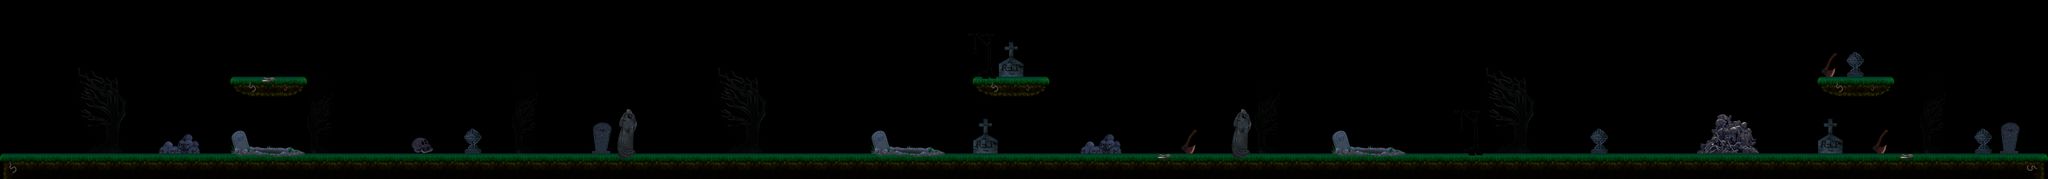

Tiled map render using the project's own tile images. Description and the whole map definition, tile-layer contents included, below:
An orthogonal 80x7 tile map with 128x128 px tiles, 4 tile layers (trees, skull, ground, tomb).

<map version="1.0" orientation="orthogonal" renderorder="left-up" width="80" height="7" tilewidth="128" tileheight="128" nextobjectid="1">
 <tileset firstgid="1" name="level2" tilewidth="128" tileheight="128" tilecount="54" columns="9">
  <image source="level2.png" trans="ffffff" width="1152" height="768" />
 </tileset>
 <layer name="trees" width="80" height="7">
  <data encoding="csv">
0,0,0,0,0,0,0,0,0,0,0,0,0,0,0,0,0,0,0,0,0,0,0,0,0,0,0,0,0,0,0,0,0,0,0,0,0,0,0,0,0,0,0,0,0,0,0,0,0,0,0,0,0,0,0,0,0,0,0,0,0,0,0,0,0,0,0,0,0,0,0,0,0,0,0,0,0,0,0,0,
0,0,0,0,0,0,0,0,0,0,0,0,0,0,0,0,0,0,0,0,0,0,0,0,0,0,0,0,0,0,0,0,0,0,0,0,0,0,0,0,0,0,0,0,0,0,0,0,0,0,0,0,0,0,0,0,0,0,0,0,0,0,0,0,0,0,0,0,0,0,0,0,0,0,0,0,0,0,0,0,
0,0,0,26,0,0,0,0,0,0,0,0,0,0,0,0,0,0,0,0,0,0,0,0,0,0,0,0,26,0,0,0,0,0,0,0,0,0,0,0,0,0,0,0,0,0,0,0,0,0,0,0,0,0,0,0,0,0,26,0,0,0,0,0,0,0,0,0,0,0,0,0,0,0,0,0,0,0,0,0,
0,0,0,35,36,0,0,0,0,0,0,0,34,0,0,0,0,0,0,0,34,0,0,0,0,0,0,0,35,36,0,0,0,0,0,0,0,0,0,0,0,0,0,0,0,0,0,0,0,34,0,0,0,0,0,0,0,0,35,36,0,0,0,0,0,0,0,0,0,0,0,0,0,0,0,34,0,0,0,0,
0,0,0,44,45,0,0,0,0,0,0,0,43,0,0,0,0,0,0,0,43,0,0,0,0,0,0,0,44,45,0,0,0,0,0,0,0,0,0,0,0,0,0,0,0,0,0,0,0,43,0,0,0,0,0,0,0,0,44,45,0,0,0,0,0,0,0,0,0,0,0,0,0,0,0,43,0,0,0,0,
0,0,0,53,54,0,0,0,0,0,0,0,52,0,0,0,0,0,0,0,52,0,0,0,0,0,0,0,53,54,0,0,0,0,0,0,0,0,0,0,0,0,0,0,0,0,0,0,0,52,0,0,0,0,0,0,0,0,53,54,0,0,0,0,0,0,0,0,0,0,0,0,0,0,0,52,0,0,0,0,
0,0,0,0,0,0,0,0,0,0,0,0,0,0,0,0,0,0,0,0,0,0,0,0,0,0,0,0,0,0,0,0,0,0,0,0,0,0,0,0,0,0,0,0,0,0,0,0,0,0,0,0,0,0,0,0,0,0,0,0,0,0,0,0,0,0,0,0,0,0,0,0,0,0,0,0,0,0,0,0
</data>
 </layer>
 <layer name="skull" width="80" height="7">
  <data encoding="csv">
0,0,0,0,0,0,0,0,0,0,0,0,0,0,0,0,0,0,0,0,0,0,0,0,0,0,0,0,0,0,0,0,0,0,0,0,0,0,0,0,0,0,0,0,0,0,0,0,0,0,0,0,0,0,0,0,0,0,0,0,0,0,0,0,0,0,0,0,0,0,0,0,0,0,0,0,0,0,0,0,
0,0,0,0,0,0,0,0,0,0,0,0,0,0,0,0,0,0,0,0,0,0,0,0,0,0,0,0,0,0,0,0,0,0,0,0,0,0,0,0,0,0,0,0,0,0,0,0,0,0,0,0,0,0,0,0,0,0,0,0,0,0,0,0,0,0,0,0,0,0,0,0,0,0,0,0,0,0,0,0,
0,0,0,0,0,0,0,0,0,0,0,0,0,0,0,0,0,0,0,0,0,0,0,0,0,0,0,0,0,0,0,0,0,0,0,0,0,0,0,0,0,0,0,0,0,0,0,0,0,0,0,0,0,0,0,0,0,0,0,0,0,0,0,0,0,0,0,0,0,0,0,0,0,0,0,0,0,0,0,0,
0,0,0,0,0,0,0,0,0,0,0,0,0,0,0,0,0,0,0,0,0,0,0,0,0,0,0,0,0,0,0,0,0,0,0,0,0,0,0,0,0,0,0,0,0,0,0,0,0,0,0,0,0,0,0,0,0,0,0,0,0,0,0,0,0,0,0,0,0,0,0,0,0,0,0,0,0,0,0,0,
0,0,0,0,0,0,0,0,0,0,0,0,0,0,0,0,0,0,0,0,0,0,0,0,0,0,0,0,0,0,0,0,0,0,0,0,0,0,0,0,0,0,0,0,0,0,0,0,0,0,0,0,0,0,0,0,0,0,0,0,0,0,0,0,0,0,37,38,39,0,0,0,0,0,0,0,0,0,0,0,
0,0,0,0,0,0,30,31,0,0,0,0,0,0,0,0,29,0,0,0,0,0,0,0,0,0,0,0,0,0,0,0,0,0,0,0,0,0,0,0,0,0,30,31,0,0,0,0,0,0,0,0,0,0,0,0,0,0,0,0,0,0,0,0,0,0,46,47,48,0,0,0,0,0,0,0,0,0,0,0,
0,0,0,0,0,0,0,0,0,0,0,0,0,0,0,29,0,0,0,0,0,0,0,0,0,0,0,0,0,0,0,0,0,0,0,0,0,0,0,0,0,0,0,0,0,0,0,0,0,0,0,0,0,0,0,0,0,0,0,0,0,0,0,0,0,0,0,0,0,0,0,0,0,0,0,0,0,0,0,0
</data>
 </layer>
 <layer name="ground" width="80" height="7">
  <data encoding="csv">
0,0,0,0,0,0,0,0,0,0,0,0,0,0,0,0,0,0,0,0,0,0,0,0,0,0,0,0,0,0,0,0,0,0,0,0,0,0,0,0,0,0,0,0,0,0,0,0,0,0,0,0,0,0,0,0,0,0,0,0,0,0,0,0,0,0,0,0,0,0,0,0,0,0,0,0,0,0,0,0,
0,0,0,0,0,0,0,0,0,0,0,0,0,0,0,0,0,0,0,0,0,0,0,0,0,0,0,0,0,0,0,0,0,0,0,0,0,0,0,0,0,0,0,0,0,0,0,0,0,0,0,0,0,0,0,0,0,0,0,0,0,0,0,0,0,0,0,0,0,0,0,0,0,0,0,0,0,0,0,0,
0,0,0,0,0,0,0,0,0,0,0,0,0,0,0,0,0,0,0,0,0,0,0,0,0,0,0,0,0,0,0,0,0,0,0,0,0,0,0,0,0,0,0,0,0,0,0,0,0,0,0,0,0,0,0,0,0,0,0,0,0,0,0,0,0,0,0,0,0,0,0,0,0,0,0,0,0,0,0,0,
0,0,0,0,0,0,0,0,0,5,6,7,0,0,0,0,0,0,0,0,0,0,0,0,0,0,0,0,0,0,0,0,0,0,0,0,0,0,5,6,7,0,0,0,0,0,0,0,0,0,0,0,0,0,0,0,0,0,0,0,0,0,0,0,0,0,0,0,0,0,0,5,6,7,0,0,0,0,0,0,
0,0,0,0,0,0,0,0,0,0,0,0,0,0,0,0,0,0,0,0,0,0,0,0,0,0,0,0,0,0,0,0,0,0,0,0,0,0,0,0,0,0,0,0,0,0,0,0,0,0,0,0,0,0,0,0,0,0,0,0,0,0,0,0,0,0,0,0,0,0,0,0,0,0,0,0,0,0,0,0,
0,0,0,0,0,0,0,0,0,0,0,0,0,0,0,0,0,0,0,0,0,0,0,0,0,0,0,0,0,0,0,0,0,0,0,0,0,0,0,0,0,0,0,0,0,0,0,0,0,0,0,0,0,0,0,0,0,0,0,0,0,0,0,0,0,0,0,0,0,0,0,0,0,0,0,0,0,0,0,0,
1,2,2,2,2,2,2,2,2,2,2,2,2,2,2,2,2,2,2,2,2,2,2,2,2,2,2,2,2,2,2,2,2,2,2,2,2,2,2,2,2,2,2,2,2,2,2,2,2,2,2,2,2,2,2,2,2,2,2,2,2,2,2,2,2,2,2,2,2,2,2,2,2,2,2,2,2,2,2,3
</data>
 </layer>
 <layer name="tomb" width="80" height="7">
  <data encoding="csv">
0,0,0,0,0,0,0,0,0,0,0,0,0,0,0,0,0,0,0,0,0,0,0,0,0,0,0,0,0,0,0,0,0,0,0,0,0,0,0,0,0,0,0,0,0,0,0,0,0,0,0,0,0,0,0,0,0,0,0,0,0,0,0,0,0,0,0,0,0,0,0,0,0,0,0,0,0,0,0,0,
0,0,0,0,0,0,0,0,0,0,0,0,0,0,0,0,0,0,0,0,0,0,0,0,0,0,0,0,0,0,0,0,0,0,0,0,0,8,9,15,0,0,0,0,0,0,0,0,0,0,0,0,0,0,0,0,0,0,0,0,0,0,0,0,0,0,0,0,0,0,0,0,0,0,0,0,0,0,0,0,
0,0,0,0,0,0,0,0,0,0,0,0,0,0,0,0,0,0,0,0,0,0,0,0,0,0,0,0,0,0,0,0,0,0,0,0,0,0,18,24,0,0,0,0,0,0,0,0,0,0,0,0,0,0,0,0,0,0,0,0,0,0,0,0,0,0,0,0,0,0,0,33,17,0,0,0,0,0,0,0,
0,0,0,0,0,0,0,0,0,0,28,0,0,0,0,0,0,0,0,0,0,0,0,0,0,0,0,0,0,0,0,0,0,0,0,0,0,0,27,0,0,0,0,0,0,0,0,0,0,0,0,0,0,0,0,0,0,0,0,0,0,0,0,0,0,0,0,0,0,0,0,0,0,0,0,0,0,0,0,0,
0,0,0,0,0,0,0,0,0,0,0,0,0,0,0,0,0,0,0,0,0,0,0,16,14,0,0,0,0,0,0,0,0,0,0,0,0,0,15,0,0,0,0,0,0,0,0,0,14,0,0,0,0,0,0,0,8,9,0,0,0,0,0,0,0,0,0,0,0,0,0,15,0,0,0,0,0,0,16,0,
0,0,0,0,0,0,0,0,0,40,41,42,0,0,0,0,0,0,17,0,0,0,0,25,23,0,0,0,0,0,0,0,0,0,40,41,42,0,24,0,0,0,0,0,0,0,33,0,23,0,0,0,40,41,42,0,0,18,0,0,0,0,17,0,0,0,0,0,0,0,0,24,0,33,0,0,0,17,25,0,
0,0,0,0,0,0,0,0,0,49,50,51,0,0,0,0,0,0,0,0,0,0,0,0,32,0,0,0,0,0,0,0,0,0,49,50,51,0,0,0,0,0,0,0,0,28,0,0,32,0,0,0,49,50,51,0,0,27,0,0,0,0,0,0,0,0,0,0,0,0,0,0,0,0,28,0,0,0,0,0
</data>
 </layer>
</map>